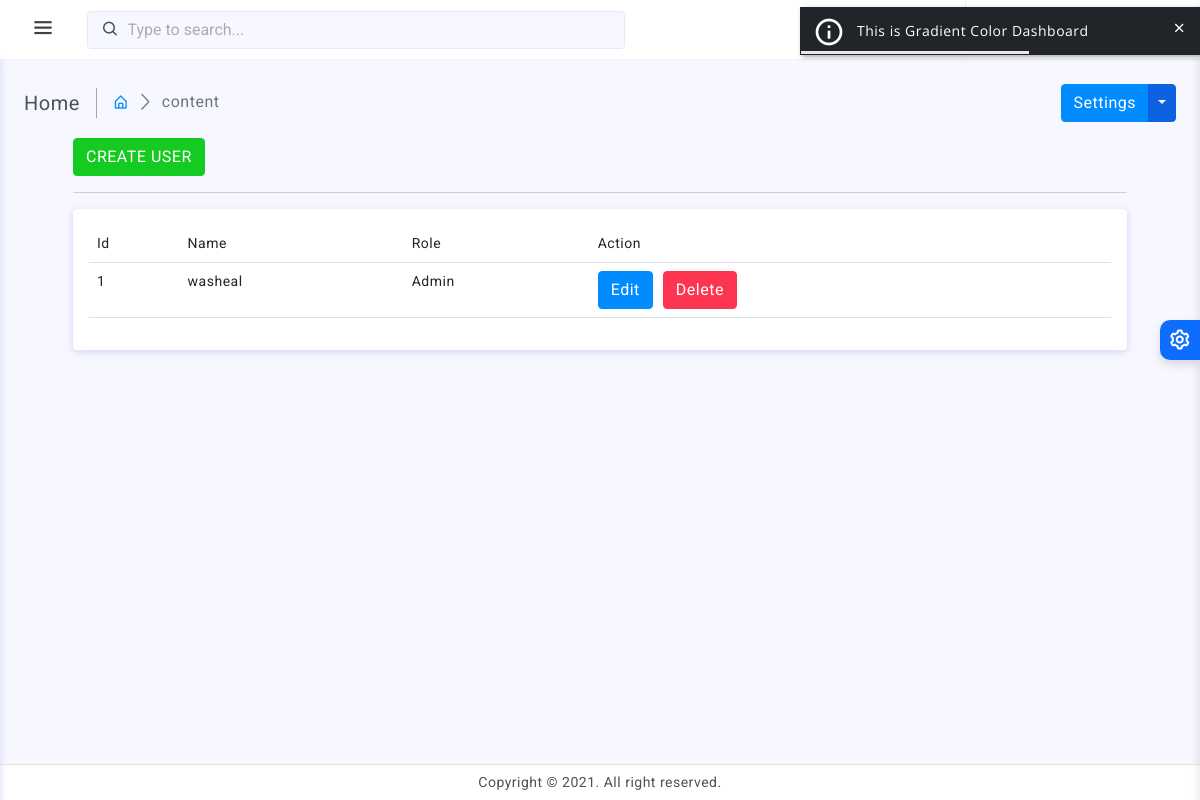
The page /manage-user (signed in) on the database its author committed.
### tables this page shows
CREATE TABLE `users` (
  `id` int(10) PRIMARY KEY AUTO_INCREMENT ,
  `username` varchar(50) NOT NULL,
  `password` varchar(50) DEFAULT NULL,
  `role_id` int(10) DEFAULT NULL,
  `created_at` datetime
);

CREATE TABLE `roles` (
  `id` int(10) PRIMARY key AUTO_INCREMENT,
  `name` varchar(50) NOT NULL
);

### lib/user.class.php (the view, shortened to what this page needs)
<?php
 class User{
   static function get_users(){
    global $db;
    $result=$db->query("select u.id,u.username,r.name role from users u,roles r where r.id=u.role_id order by u.id");
    $html="<table class='table table-hover'>";
    $html.="<tr><td>Id</td><td>Name</td><td>Role</td><td>Action</td></tr>";
    while(list($id,$username,$role)=$result->fetch_row()){
      $action_buttons="<div class='clearfix'>";
      $action_buttons.=action_button(["id"=>$id,"name"=>"Edit","value"=>"Edit","class"=>"primary","url"=>"edit-user"]);
      $action_buttons.=action_button(["id"=>$id,"name"=>"Delete","value"=>"Delete","class"=>"danger","url"=>"manage-user"]);
      $action_buttons.="</div>";
      $html.="<tr><td>$id</td><td>$username</td><td>$role</td><td>$action_buttons</td></tr>";
    }
    $html.="</table>";
    return $html;
  }
 }
?>

### assets/css/app.css (style rules this page uses)
body { font-size: 14px; color: #4c5258; letter-spacing: 0.5px; background-color: #f7f7ff; font-family: 'Roboto', sans-serif; }

### rows shown on the page
users: id "1", username "washeal", role.name "Admin"

### other values the page prints
$title "Home"
$link["name"] "content"
